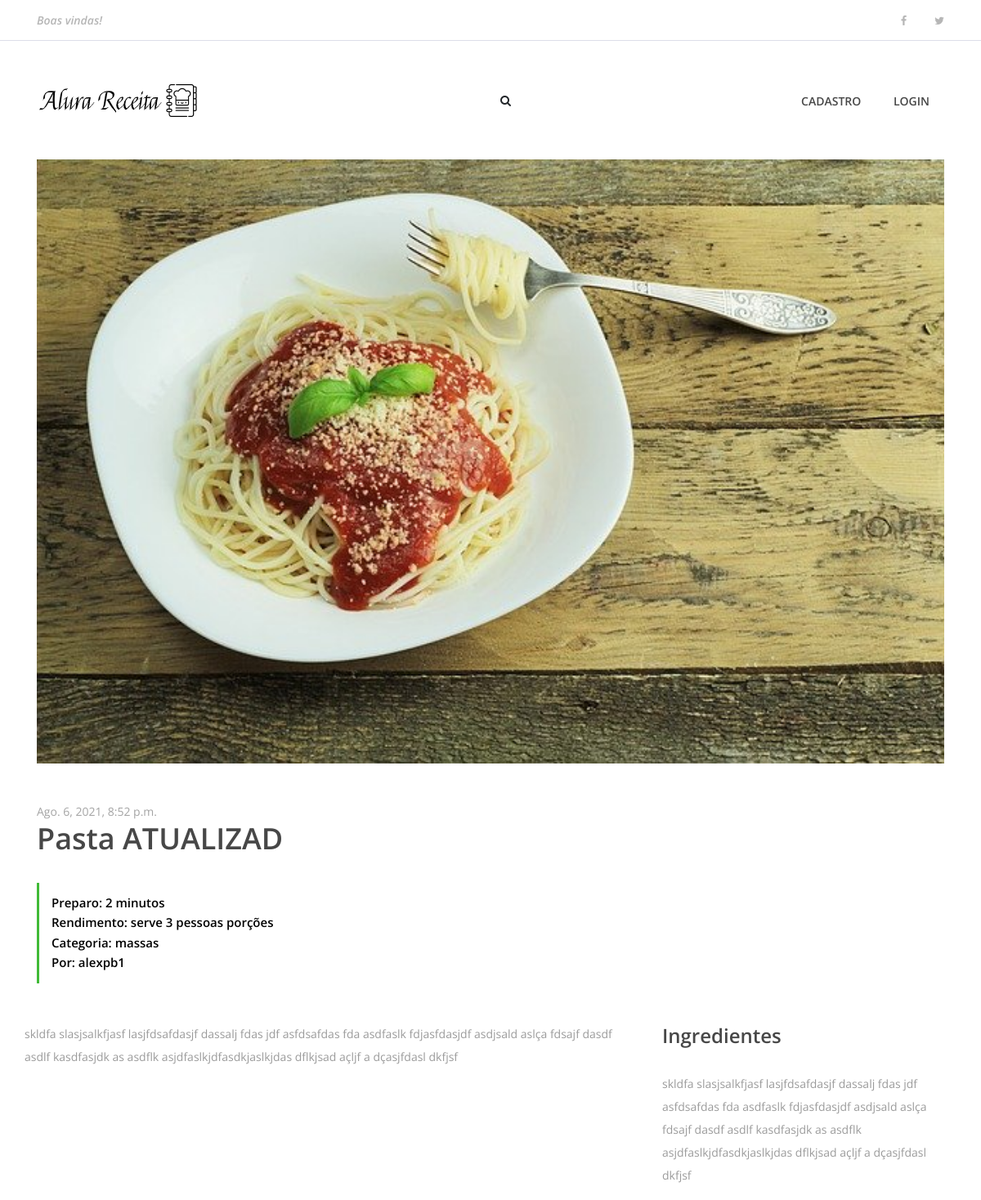
The app's page /3, older data.
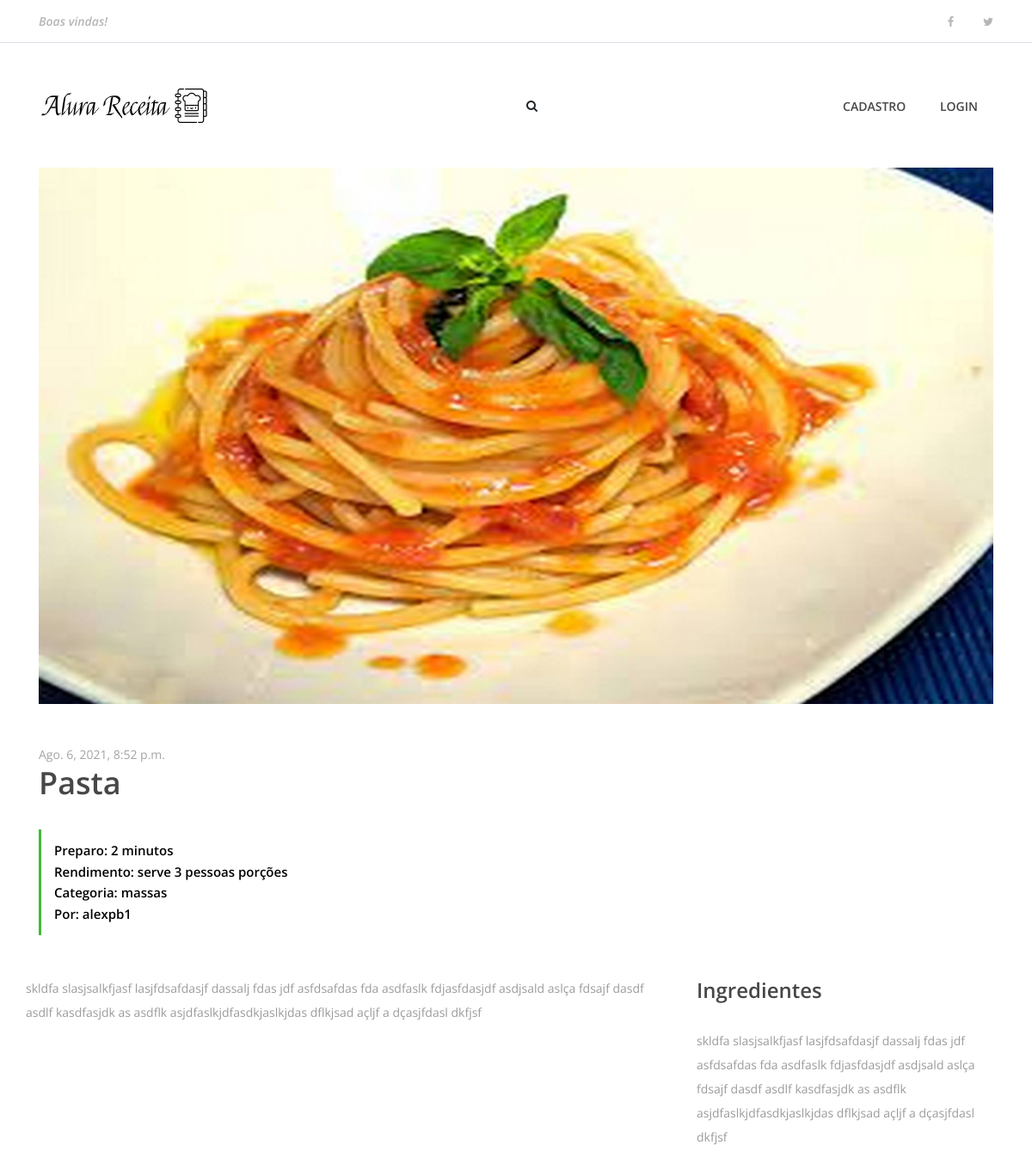
The same page, newer data.
### AlexReceitas/apps/Receitas/models.py (models this page shows, shortened)
class Receita(models.Model):
    pessoa=models.ForeignKey(User, on_delete=models.CASCADE)
    nome_receita=models.CharField(max_length=200)
    ingredientes=models.TextField(default='')
    modo_preparo= models.TextField(default='')
    tempo_preparo=models.IntegerField(default=0)
    rendimento=models.CharField(max_length=100)
    categoria=models.CharField(max_length=100)
    date_receita=models.DateTimeField(default=datetime.now, blank=True)
    foto_receita=models.ImageField(upload_to='fotos/%d/%m/%Y',blank=True, null=True, default='0')
    publicada=models.BooleanField(default=False )

### AlexReceitas/apps/Receitas/views/receita.py (the view)
# urls.py: path('<int:receita_id>', receita, name='receita'),
def receita(request, receita_id):
    receita=get_object_or_404(Receita, pk=receita_id)
    receita_a_exibir={
        'receita':receita
    }
    return render(request, 'receitas/receita.html', receita_a_exibir)

### Templates/receitas/receita.html (shortened to what this page needs)
{% extends 'base.html' %}
{% load static %}
{% block content %}
    {% include 'partials/_menu.html' %}
        <div class="container">
            <div class="row">
                <div class="col-12">
                    <div class="receipe-slider owl-carousel">
                        {% if receita.foto_receita == '0' %}
                            <img src="{% static 'img/bg-img/tomate_banner.jpg' %}">
                        {% else %}
                            <img src="{{ receita.foto_receita.url }}" alt="">
                        {% endif %}
                    </div>
                </div>
            </div>
        </div>
        <div class="receipe-content-area">
            <div class="container">
                <div class="row">
                    <div class="col-12 col-md-8">
                        <div class="receipe-headline my-5">
                            <span>{{receita.date_receita}}</span>
                            <h2>{{receita.nome_receita}}</h2>
                            <div class="receipe-duration">
                                <h6>Preparo: {{receita.tempo_preparo}} minutos</h6>
                                <h6>Rendimento: {{receita.rendimento}} porções</h6>
                                <h6>Categoria: {{receita.categoria}}</h6>
                                <h6>Por: {{receita.pessoa}}</h6>
                            </div>
                        </div>
                    </div>
                <div class="row">
                    <div class="col-12 col-lg-8">
                        <div class="single-preparation-step d-flex">
                            <p>{{receita.modo_preparo}} </p>
                        </div>
                    </div>
                    <div class="col-12 col-lg-4">
                        <div class="ingredients">
                            <h4>Ingredientes</h4>
                            <div class="ingredients">
                                <p>{{receita.ingredientes}}</p>
                            </div>
                        </div>
                    </div>
                </div>
{% endblock %}

Row changes from the older to the newer data that the page shows:
changed Receita "serve 3 pessoas": foto_receita: a different picture; nome_receita "Pasta ATUALIZAD" → "Pasta"
